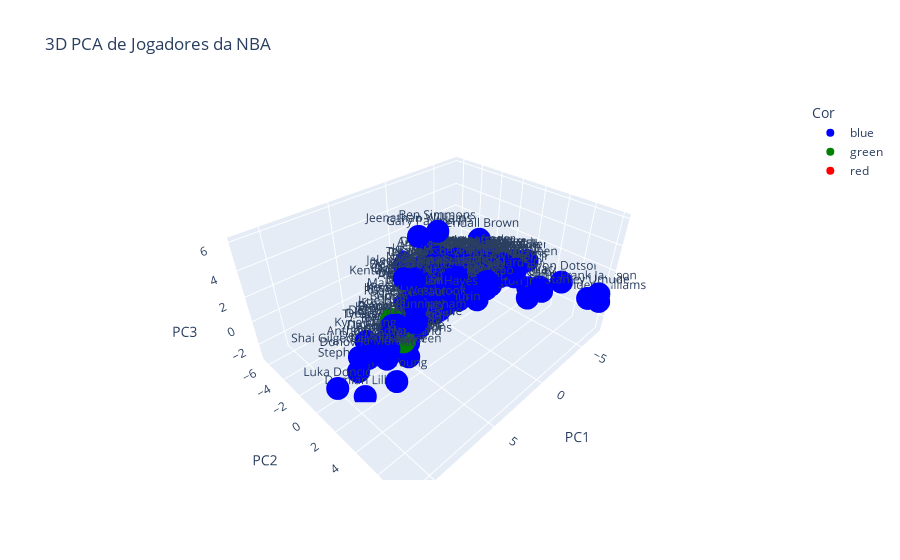

Here is the notebook cell this chart was saved with:
### Markdown cell above
## PCA 3D GRAPH

### Code cell
import pandas as pd
import plotly.express as px
from sklearn.decomposition import PCA
from sklearn.preprocessing import StandardScaler

data = pd.read_csv('datasets/nba_final.csv')

num_cols = data.select_dtypes(include=['float64', 'int64']).columns
data[num_cols] = data[num_cols].fillna(data[num_cols].mean())

posicao_do_jogador = data[data['Player'] == player]['Pos'].values[0]

mapeamento_posicoes = {
    'PG': ['PG', 'SG'],
    'SG': ['PG', 'SG'],
    'SF': ['SF', 'PF'],
    'PF': ['SF', 'PF'],
    'C': ['C']
}
# Get postion by player
posicoes_desejadas = mapeamento_posicoes.get(posicao_do_jogador, [])

# Filter data
data_filtered = data[data['Pos'].isin(posicoes_desejadas)]

jogadores_destaque_verde = []
for top_players_info in top_players_info.index:
    jogadores_destaque_verde.append(top_players_info)

# load data
data = pd.read_csv('datasets/nba_final.csv')

# Just numeric columns
num_cols = data.select_dtypes(include=['float64', 'int64']).columns
data[num_cols] = data[num_cols].fillna(data[num_cols].mean())

# Choose features
features = ['G', 'GS', 'MP', 'FG', 'FGA', 'FG%', '3P', '3PA', '3P%', '2P', '2PA', '2P%',
            'eFG%', 'FT', 'FTA', 'FT%', 'ORB', 'DRB', 'TRB', 'AST', 'STL', 'BLK', 'TOV', 'PF', 
            'PTS']
x = data_filtered.loc[:, features].values

# Normalize data
x = StandardScaler().fit_transform(x)

# PCA
pca = PCA(n_components=3)
principalComponents = pca.fit_transform(x)

# Get dataframe with principal components
df_principal = pd.DataFrame(data=principalComponents, columns=['PC1', 'PC2', 'PC3'])

# Add names
df_principal['Player'] = data_filtered['Player'].values

# Pick player
jogador_destaque_vermelho = player

df_principal['Cor'] = 'blue'

# Choosen player
df_principal.loc[df_principal['Player'] == jogador_destaque_vermelho, 'Cor'] = 'red'

# Green players
df_principal.loc[df_principal['Player'].isin(jogadores_destaque_verde), 'Cor'] = 'green'

# graph 3d
fig = px.scatter_3d(df_principal, x='PC1', y='PC2', z='PC3',
                    text='Player', title='3D PCA de Jogadores da NBA',
                    color='Cor',  # Use collum 'Cor' to identify color
                    color_discrete_map={"red": "red", "green": "green", "blue": "blue"})  # Mapeamento direto das cores

# Update layout for better readability
fig.update_traces(textposition='top center')
fig.show()

### Figure 1 — Plotly figure (JSON) as saved in the notebook; plotly's stock layout.template omitted (floating-point values rounded to 4 significant figures; data arrays with more than 128 entries replaced by an {"elided": "..."} marker saying what was removed)
{"data": [{"hovertemplate": "Cor=blue<br>PC1=%{x}<br>PC2=%{y}<br>PC3=%{z}<br>Player=%{text}<extra></extra>", "legendgroup": "blue", "marker": {"color": "blue", "symbol": "circle"}, "mode": "markers+text", "name": "blue", "scene": "scene", "showlegend": true, "text": {"elided": "215 str values"}, "textposition": "top center", "type": "scatter3d", "x": {"elided": "215 float values"}, "y": {"elided": "215 float values"}, "z": {"elided": "215 float values"}}, {"hovertemplate": "Cor=green<br>PC1=%{x}<br>PC2=%{y}<br>PC3=%{z}<br>Player=%{text}<extra></extra>", "legendgroup": "green", "marker": {"color": "green", "symbol": "circle"}, "mode": "markers+text", "name": "green", "scene": "scene", "showlegend": true, "text": ["Jordan Clarkson", "Jrue Holiday", "CJ McCollum", "Jamal Murray", "Fred VanVleet"], "textposition": "top center", "type": "scatter3d", "x": [5.223, 5.795, 5.774, 4.892, 5.882], "y": [0.7067, 0.207, 0.844, 0.2713, 1.382], "z": [-0.755, 0.6971, -0.6254, -1.137, -0.4278]}, {"hovertemplate": "Cor=red<br>PC1=%{x}<br>PC2=%{y}<br>PC3=%{z}<br>Player=%{text}<extra></extra>", "legendgroup": "red", "marker": {"color": "red", "symbol": "circle"}, "mode": "markers+text", "name": "red", "scene": "scene", "showlegend": true, "text": ["Tyler Herro"], "textposition": "top center", "type": "scatter3d", "x": [5.19], "y": [0.2226], "z": [-1.671]}], "layout": {"legend": {"title": {"text": "Cor"}, "tracegroupgap": 0}, "scene": {"domain": {"x": [0, 1], "y": [0, 1]}, "xaxis": {"title": {"text": "PC1"}}, "yaxis": {"title": {"text": "PC2"}}, "zaxis": {"title": {"text": "PC3"}}}, "title": {"text": "3D PCA de Jogadores da NBA"}}}
